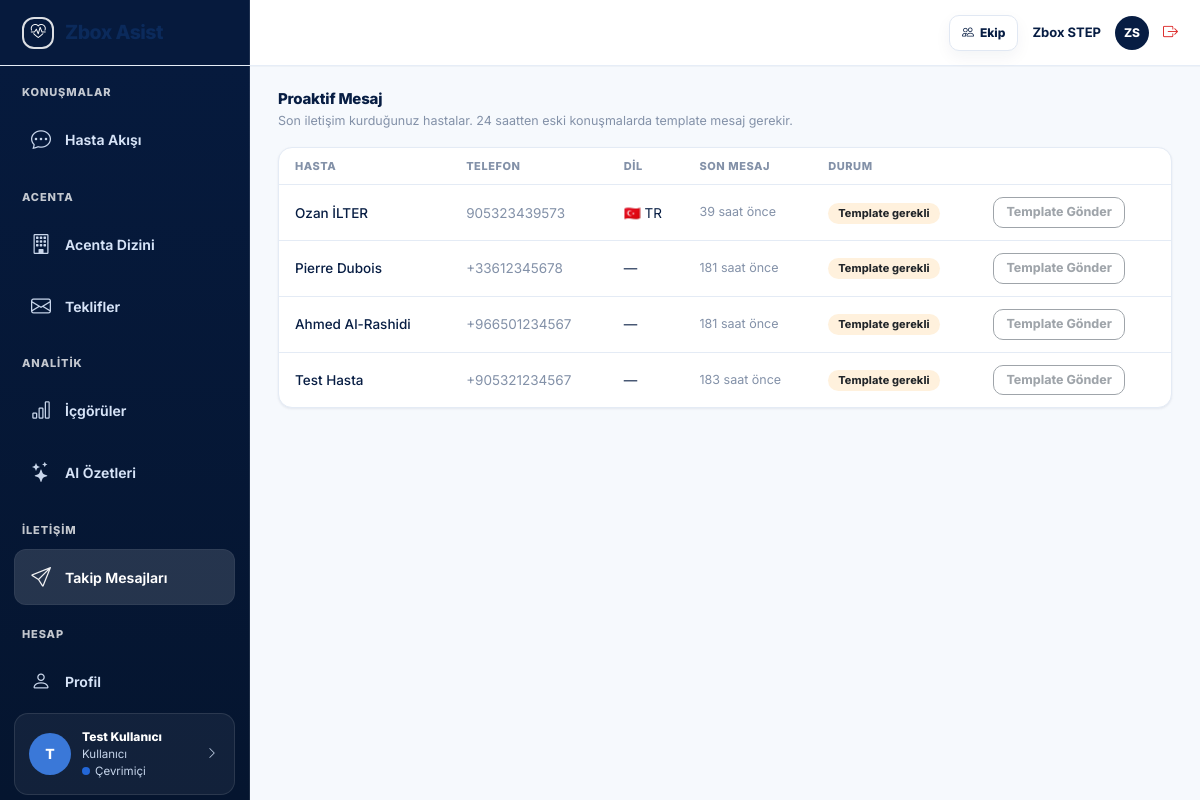
The app's page /portal/proaktif-mesaj.php (signed in) with its own data.
### tables this page shows
CREATE TABLE `conversations` (
  `id` bigint(20) NOT NULL,
  `client_id` bigint(20) NOT NULL,
  `patient_id` bigint(20) NOT NULL,
  `module_id` bigint(20) DEFAULT NULL,
  `status` enum('ai_active','pending_takeover','assigned','with_user','closed') NOT NULL DEFAULT 'ai_active',
  `topic_summary` varchar(255) DEFAULT NULL COMMENT 'AI tespit: implant-fiyat bilgisi, saç ekimi-fotoğraf istendi vs.',
  `summary_text` text DEFAULT NULL COMMENT 'AI konuşma özeti',
  `summary_last_msg_id` bigint(20) DEFAULT NULL COMMENT 'Özet çıkarıldığındaki son mesaj ID',
  `assigned_to` bigint(20) DEFAULT NULL,
  `assigned_by` bigint(20) DEFAULT NULL,
  `assigned_at` datetime DEFAULT NULL,
  `taken_over_at` datetime DEFAULT NULL,
  `template_sent` tinyint(1) NOT NULL DEFAULT 0,
  `template_replied` tinyint(1) NOT NULL DEFAULT 0,
  `closed_at` datetime DEFAULT NULL,
  `started_at` datetime NOT NULL DEFAULT current_timestamp(),
  `updated_at` datetime DEFAULT NULL ON UPDATE current_timestamp()
);

CREATE TABLE `patients` (
  `id` bigint(20) NOT NULL,
  `client_id` bigint(20) NOT NULL,
  `phone` varchar(30) NOT NULL,
  `name` varchar(120) DEFAULT NULL,
  `language` varchar(10) DEFAULT NULL,
  `country_code` varchar(5) DEFAULT NULL,
  `treatment_interest` varchar(180) DEFAULT NULL COMMENT 'AI tespit: implant, hollywood smile, saç ekimi vs.',
  `pipeline_status` enum('new','photo_pending','price_given','followup','won','lost') NOT NULL DEFAULT 'new' COMMENT 'Satış süreci durumu',
  `pipeline_updated_at` datetime DEFAULT NULL,
  `first_contact` datetime NOT NULL DEFAULT current_timestamp(),
  `last_contact` datetime DEFAULT NULL
);

### portal/includes/functions.php (called while the page is built, shortened)
<?php
function e(mixed $val): string {
    return htmlspecialchars((string)$val, ENT_QUOTES | ENT_SUBSTITUTE, 'UTF-8');
}
function lang_flag(string $lang): string {
    return match(strtolower($lang)) {
        'de'    => '🇩🇪',
        'en'    => '🇬🇧',
        'ar'    => '🇸🇦',
        'ru'    => '🇷🇺',
        'fr'    => '🇫🇷',
        'nl'    => '🇳🇱',
        'tr'    => '🇹🇷',
        'es'    => '🇪🇸',
        'it'    => '🇮🇹',
        'pl'    => '🇵🇱',
        default => '🌐',
    };
}

### portal/proaktif-mesaj.php (the view, shortened to what this page needs)
<?php
require_once __DIR__ . '/includes/functions.php';
$pdo = db();
$cid = client_id();
$patients = $pdo->prepare(
    "SELECT p.id, p.name, p.phone, p.language, p.country_code, p.last_contact,
            c.id AS conv_id, c.status AS conv_status, c.template_sent, c.template_replied,
            (SELECT MAX(m.sent_at) FROM messages m WHERE m.conversation_id = c.id) AS last_msg
     FROM patients p
     JOIN conversations c ON c.patient_id = p.id AND c.client_id = p.client_id
     WHERE p.client_id = ?
       AND c.id = (SELECT MAX(c2.id) FROM conversations c2 WHERE c2.patient_id = p.id AND c2.client_id = ?)
     ORDER BY p.last_contact DESC
     LIMIT 100"
);
$patients->execute([$cid, $cid]);
$patients = $patients->fetchAll();
require_once __DIR__ . '/includes/layout_header.php';
?>
<div class="mb-3">
  <h6 class="mb-1">Proaktif Mesaj</h6>
  <div class="text-muted small">Son iletişim kurduğunuz hastalar. 24 saatten eski konuşmalarda template mesaj gerekir.</div>
</div>
<div class="card">
  <div class="card-body p-0">
    <table class="table table-hover mb-0">
      <thead>
        <tr>
          <th class="ps-3">Hasta</th>
          <th>Telefon</th>
          <th>Dil</th>
          <th>Son Mesaj</th>
          <th>Durum</th>
          <th></th>
        </tr>
      </thead>
      <tbody>
        <?php if (empty($patients)): ?>
          <tr><td colspan="6" class="text-center text-muted py-4">Henüz hasta kaydı yok.</td></tr>
        <?php else: ?>
          <?php foreach ($patients as $p): ?>
            <tr>
              <td class="ps-3 fw-500"><?= e($p['name'] ?: '—') ?></td>
              <td class="text-muted"><?= e($p['phone']) ?></td>
              <td><?= $p['language'] ? lang_flag($p['language']) . ' ' . strtoupper(e($p['language'])) : '—' ?></td>
              <td class="text-muted small">
                <?php if ($p['hours_since'] < 999): ?>
                  <?= $p['hours_since'] ?> saat önce
                <?php else: ?>
                  —
                <?php endif; ?>
              </td>
              <td>
                <?php if ($p['needs_template']): ?>
                  <span class="badge bg-warning text-dark">Template gerekli</span>
                <?php else: ?>
                  <span class="badge bg-success">Açık pencere</span>
                <?php endif; ?>
              </td>
              <td>
                <?php if (!$p['needs_template']): ?>
                  <a href="/konusma.php?id=<?= $p['conv_id'] ?>" class="btn btn-sm btn-outline-primary">Mesaj Yaz</a>
                <?php else: ?>
                  <button class="btn btn-sm btn-outline-secondary" disabled title="Template mesaj entegrasyonu yakında">
                    Template Gönder
                  </button>
                <?php endif; ?>
              </td>
            </tr>
          <?php endforeach; ?>
        <?php endif; ?>
      </tbody>
    </table>
  </div>
</div>
<?php require_once __DIR__ . '/includes/layout_footer.php'; ?>

### portal/includes/layout_header.php (style rules this page uses)
:root { --zb-primary: #1e63e9; --zb-primary-dark: #0b2a5b; --zb-primary-soft: #edf4ff; --zb-primary-muted: #b9cef8; --zb-accent: #f07800; --zb-accent-soft: #fff1dd; --zb-accent-dark: #d86600; --zb-sidebar-bg: #061a3d; --zb-sidebar-bg-2: #071d43; --zb-sidebar-active: rgba(255,255,255,.10); --zb-sidebar-border: rgba(255,255,255,.10); --zb-sidebar-text: #d6e3f7; --zb-sidebar-text-muted:#8fa2bd; --zb-sidebar-section: #c4d2e8; --zb-bg: #f6f9fd; --zb-surface: #ffffff; --zb-border: #e4ebf5; --zb-border-hover: #c8d8ea; --zb-text: #071d43; --zb-text-secondary: #42546f; --zb-text-muted: #8391a8; --zb-success: #1e63e9; --zb-success-soft: #edf4ff; --zb-warning: #f07800; --zb-warning-soft: #fff1dd; --zb-danger: #dc2626; --zb-danger-soft: #fff0f0; --zb-info: #1e63e9; --zb-info-soft: #edf4ff; --zb-sidebar: 250px; --zb-topbar: 66px; --zb-radius: 14px; --zb-radius-sm: 10px; --zb-shadow: 0 1px 3px rgba(15,39,77,.05), 0 1px 2px rgba(15,39,77,.03); --zb-shadow-md: 0 14px 32px rgba(15,39,77,.11); }
* { box-sizing: border-box; }
html, body { height: 100%; margin: 0; padding: 0; }
body { background: var(--zb-bg); font-family: 'Inter', -apple-system, BlinkMacSystemFont, sans-serif; font-size: 13.5px; color: var(--zb-text); display: flex; flex-direction: column; -webkit-font-smoothing: antialiased; }
.card { background: var(--zb-surface); border: 1px solid var(--zb-border); border-radius: var(--zb-radius); box-shadow: var(--zb-shadow); }
.card-body { padding: 20px; }
.table { --bs-table-bg: transparent; margin-bottom: 0; }
.table th { font-size: 11px; font-weight: 800; color: var(--zb-text-muted); text-transform: uppercase; letter-spacing: 0.05em; border-bottom: 1px solid var(--zb-border); padding: 10px 12px; white-space: nowrap; }
.table td { vertical-align: middle; padding: 12px; border-bottom: 1px solid var(--zb-border); color: var(--zb-text); }
.table tbody tr:last-child td { border-bottom: none; }
.btn { border-radius: var(--zb-radius-sm); font-weight: 750; font-size: 13px; padding: 7px 16px; transition: all 0.15s ease; }
.btn-sm { padding: 5px 12px; font-size: 12.5px; }
.btn-outline-secondary { color: #17335f; border-color: #cad8ea; background:#fff; }
.badge { font-weight: 750; font-size: 11px; padding: 5px 10px; border-radius: 999px; letter-spacing: 0.01em; }
.badge.bg-warning { background: var(--zb-warning-soft) !important; color: #d86600; }
.fw-500 { font-weight: 500; }
.text-muted { color: var(--zb-text-muted) !important; }
.small, .text-muted.small { font-size: 12.5px; }
h6, .h6 { font-weight: 800; font-size: 15px; color: var(--zb-text); letter-spacing: -0.2px; }

### records on screen
conversations: patient.name "Ozan İLTER", patient.phone "905323439573", patient.language "🇹🇷", patient.language "TR", hours_since "39"
conversations: patient.name "Pierre Dubois", patient.phone "+33612345678", hours_since "181"
conversations: patient.name "Ahmed Al-Rashidi", patient.phone "+966501234567", hours_since "181"
conversations: patient.name "Test Hasta", patient.phone "+905321234567", hours_since "183"

### other values on screen
plan_name() "Ekip"
client_name() "Zbox STEP"
mb_strtoupper(mb_substr(portal_user_name(), 0, 1)) "T"
portal_user_name() "Test Kullanıcı"
